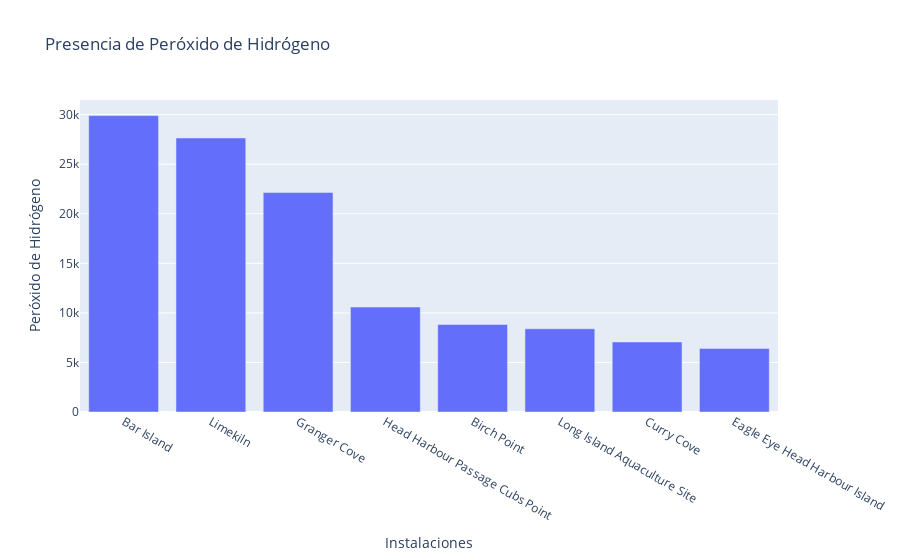

This figure's notebook cell:
### Code cell
fig = px.bar( datos
             ,x="Facility Name"
             ,y="Hydrogen peroxide"
             ,title="Presencia de Peróxido de Hidrógeno en New Brunswick, Canadá"
             ,labels={
                     "Facility Name": "Instalaciones",
                     "Hydrogen peroxide": "Peróxido de Hidrógeno"
                     }
            )
fig.show()

### Figure 1 — Plotly figure (JSON) as saved in the notebook; plotly's stock layout.template omitted (floating-point values rounded to 4 significant figures)
{"data": [{"alignmentgroup": "True", "hovertemplate": "Instalaciones=%{x}<br>Peróxido de Hidrógeno=%{y}<extra></extra>", "legendgroup": "", "marker": {"color": "#636efa", "pattern": {"shape": ""}}, "name": "", "offsetgroup": "", "orientation": "v", "showlegend": false, "textposition": "auto", "type": "bar", "x": ["Bar Island", "Limekiln", "Granger Cove", "Head Harbour Passage Cubs Point", "Birch Point", "Long Island Aquaculture Site", "Curry Cove", "Eagle Eye Head Harbour Island"], "xaxis": "x", "y": [29905, 27649, 22141, 10591, 8830, 8398, 7069, 6417], "yaxis": "y"}], "layout": {"barmode": "relative", "legend": {"tracegroupgap": 0}, "title": {"text": "Presencia de Peróxido de Hidrógeno"}, "xaxis": {"anchor": "y", "domain": [0, 1], "title": {"text": "Instalaciones"}}, "yaxis": {"anchor": "x", "domain": [0, 1], "title": {"text": "Peróxido de Hidrógeno"}}}}
